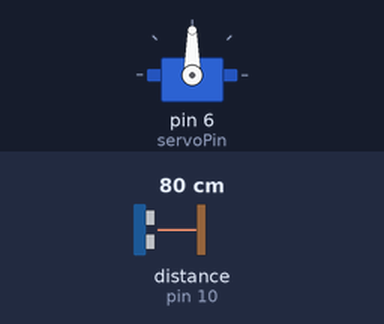
The sketch below on a simulated Arduino Uno, built with avr-gcc and run on an emulated ATmega328P. Shown: servo. Wiring (inferred from the names in the program): ultrasonic range finder: trigger pin 9; echo pin 10. Inputs (shaded band) come from the test bench; at power-on: distance to the obstacle (sensor on pin 10) 80 cm. The echo pulse lasts 58.3 µs per cm; what the sketch prints to the serial monitor is not drawn.

Above: at 0.05 s.
Timing chart, 0 to 3.0 s (numbered marks = the images above):
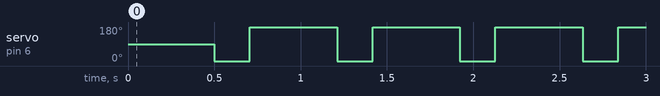

The sketch:

Day10_Non-Blocking_FSM_Robot_Control.ino
```cpp
#include <Servo.h>

#define trigPin 9
#define echoPin 10
#define servoPin 6

Servo myServo;

enum RobotState {
  SCAN,
  TURN_LEFT,
  TURN_RIGHT
};

RobotState currentState = SCAN;

unsigned long previousMillis = 0;
const long scanInterval = 500;

long duration;
int leftDistance;
int rightDistance;

int measureDistance() {
  digitalWrite(trigPin, LOW);
  delayMicroseconds(2);
  digitalWrite(trigPin, HIGH);
  delayMicroseconds(10);
  digitalWrite(trigPin, LOW);

  duration = pulseIn(echoPin, HIGH, 30000);
  if (duration == 0) return 300; // no echo
  return duration * 0.034 / 2;
}

void setup() {
  pinMode(trigPin, OUTPUT);
  pinMode(echoPin, INPUT);
  Serial.begin(9600);

  myServo.attach(servoPin);
  myServo.write(90);
}

void loop() {
  unsigned long currentMillis = millis();

  switch (currentState) {

    case SCAN:
      if (currentMillis - previousMillis >= scanInterval) {
        previousMillis = currentMillis;

        myServo.write(0);
        delay(200);
        leftDistance = measureDistance();

        myServo.write(180);
        delay(200);
        rightDistance = measureDistance();

        if (leftDistance > rightDistance) {
          currentState = TURN_LEFT;
        } else {
          currentState = TURN_RIGHT;
        }

        Serial.print("Left: ");
        Serial.print(leftDistance);
        Serial.print(" | Right: ");
        Serial.println(rightDistance);
      }
      break;

    case TURN_LEFT:
      myServo.write(0);
      delay(300);
      currentState = SCAN;
      break;

    case TURN_RIGHT:
      myServo.write(180);
      delay(300);
      currentState = SCAN;
      break;
  }
}
```

Measured:
- by itself, servo on pin 6 (servoPin): alternates 180° for 0.51 s and 0° for 0.21 s
